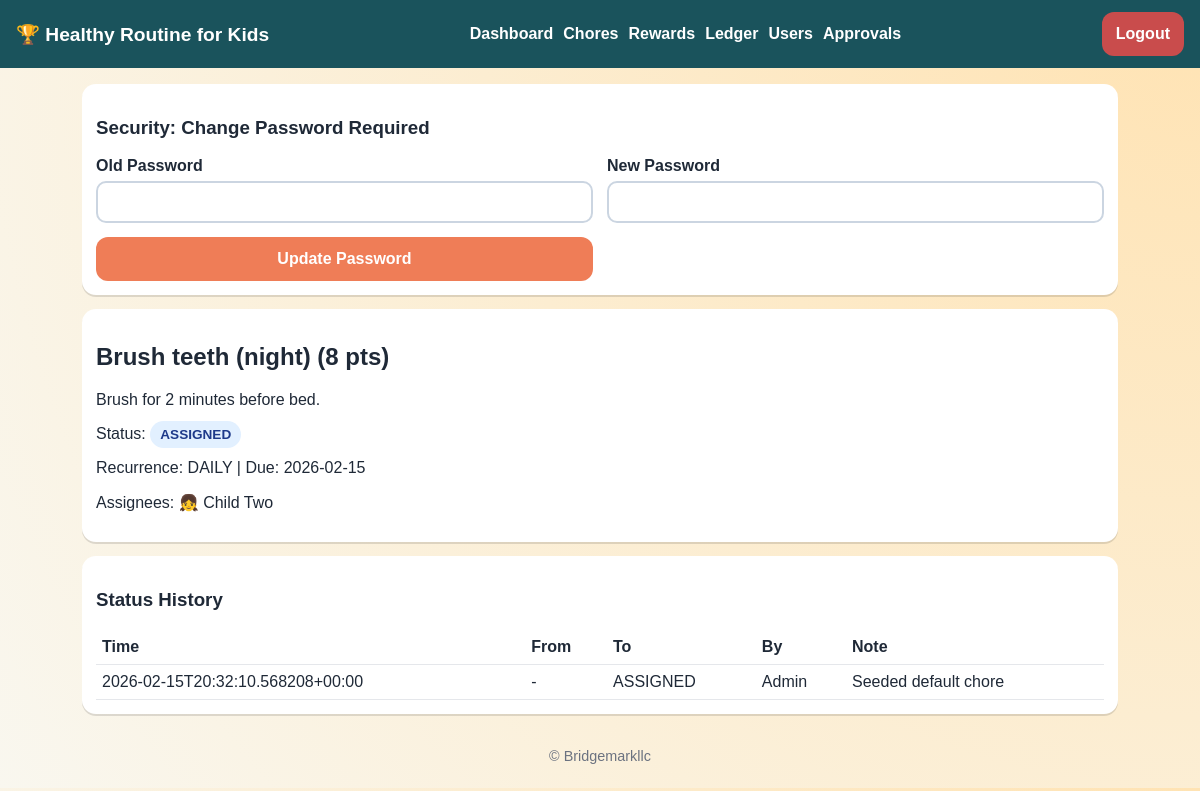
/chores/2 (signed in), run on the app's committed database.
### tables this page shows
CREATE TABLE chores (
            id INTEGER PRIMARY KEY AUTOINCREMENT,
            title TEXT NOT NULL,
            description TEXT,
            points INTEGER NOT NULL CHECK(points >= 0),
            recurrence TEXT NOT NULL CHECK(recurrence IN ('NONE','DAILY','WEEKLY')) DEFAULT 'NONE',
            due_date TEXT,
            status TEXT NOT NULL CHECK(status IN ('ASSIGNED','DONE_PENDING','APPROVED','REJECTED')) DEFAULT 'ASSIGNED',
            created_by INTEGER NOT NULL,
            created_at TEXT NOT NULL,
            FOREIGN KEY(created_by) REFERENCES users(id)
        );

CREATE TABLE users (
            id INTEGER PRIMARY KEY AUTOINCREMENT,
            username TEXT NOT NULL UNIQUE,
            display_name TEXT NOT NULL,
            role TEXT NOT NULL CHECK(role IN ('ADMIN','PARENT','CHILD')),
            password_hash TEXT NOT NULL,
            avatar TEXT NOT NULL DEFAULT '🙂',
            is_active INTEGER NOT NULL DEFAULT 1,
            must_change_password INTEGER NOT NULL DEFAULT 0,
            created_at TEXT NOT NULL
        );

CREATE TABLE chore_events (
            id INTEGER PRIMARY KEY AUTOINCREMENT,
            chore_id INTEGER NOT NULL,
            from_status TEXT,
            to_status TEXT NOT NULL,
            actor_user_id INTEGER NOT NULL,
            note TEXT,
            created_at TEXT NOT NULL,
            FOREIGN KEY(chore_id) REFERENCES chores(id) ON DELETE CASCADE,
            FOREIGN KEY(actor_user_id) REFERENCES users(id)
        );

### app/main.py (the view)
@app.get("/chores/{chore_id}")
def chore_detail_page(request: Request, chore_id: int):
    user = _require_login(request)
    conn = request.state.conn
    chore = get_chore(conn, chore_id)
    if user["role"] == ROLE_CHILD and user["id"] not in [a["id"] for a in chore["assignees"]]:
        raise HTTPException(status_code=403, detail="Not allowed")
    return templates.TemplateResponse("chore_detail.html", _ctx(request, chore=chore))

### app/db.py (called while the page is built)
def get_db_path() -> str:
    return os.getenv("APP_DB_PATH", "/data/app.db")

def connect(db_path: str | None = None) -> sqlite3.Connection:
    path = db_path or get_db_path()
    conn = sqlite3.connect(path, check_same_thread=False)
    conn.row_factory = sqlite3.Row
    conn.execute("PRAGMA foreign_keys = ON")
    return conn

### app/main.py (called while the page is built)
@app.middleware("http")
async def attach_user(request: Request, call_next):
    conn = connect()
    request.state.conn = conn
    request.state.user = None
    try:
        response = await call_next(request)
    finally:
        conn.close()
    return response

def _current_user(request: Request):
    if getattr(request.state, "user", None):
        return request.state.user
    if "session" not in request.scope:
        return None
    user_id = request.session.get("user_id")
    if not user_id:
        return None
    user = get_user(request.state.conn, int(user_id))
    if not user or not user["is_active"]:
        request.session.clear()
        return None
    request.state.user = user
    return user

def _require_login(request: Request):
    user = _current_user(request)
    if not user:
        raise HTTPException(status_code=401, detail="Authentication required")
    return user

def _ctx(request: Request, **kwargs: Any) -> dict[str, Any]:
    user = _current_user(request)
    return {
        "request": request,
        "user": user,
        "is_admin": bool(user and user["role"] == ROLE_ADMIN),
        "is_parent": bool(user and user["role"] == ROLE_PARENT),
        "is_child": bool(user and user["role"] == ROLE_CHILD),
        **kwargs,
    }

### app/services/core.py (called while the page is built)
def row_to_dict(row: sqlite3.Row | None) -> dict[str, Any] | None:
    if row is None:
        return None
    return {k: row[k] for k in row.keys()}

def get_user(conn: sqlite3.Connection, user_id: int) -> dict[str, Any] | None:
    row = conn.execute("SELECT * FROM users WHERE id = ?", (user_id,)).fetchone()
    return row_to_dict(row)

### app/templates/chore_detail.html
{% extends "base.html" %}
{% block content %}
<section class="card">
  <h2>{{ chore.title }} ({{ chore.points }} pts)</h2>
  <p>{{ chore.description or "No description" }}</p>
  <p>Status: <span class="pill">{{ chore.status }}</span></p>
  <p>Recurrence: {{ chore.recurrence }} | Due: {{ chore.due_date or "None" }}</p>
  <p>Assignees:
    {% for a in chore.assignees %}
      {{ a.avatar }} {{ a.display_name }}
    {% endfor %}
  </p>
</section>
<section class="card">
  <h3>Status History</h3>
  <table class="table">
    <tr><th>Time</th><th>From</th><th>To</th><th>By</th><th>Note</th></tr>
    {% for e in chore.events %}
    <tr><td>{{ e.created_at }}</td><td>{{ e.from_status or "-" }}</td><td>{{ e.to_status }}</td><td>{{ e.actor_name }}</td><td>{{ e.note or "" }}</td></tr>
    {% endfor %}
  </table>
</section>
{% endblock %}

### app/static/styles.css (style rules this page uses)
:root { --bg: #f9f7ef; --card: #ffffff; --ink: #1f2937; --accent: #ef7d57; --accent-2: #6ab187; --danger: #c94c4c; --muted: #6b7280; }
* { box-sizing: border-box; }
body { margin: 0; font-family: "Trebuchet MS", "Verdana", sans-serif; color: var(--ink); background: radial-gradient(circle at top right, #ffe3b3, var(--bg)); }
.card { background: var(--card); border-radius: 14px; padding: 14px; box-shadow: 0 2px 0 rgba(0,0,0,0.12); margin-bottom: 14px; }
.pill { background: #e2f0ff; color: #1e3a8a; border-radius: 999px; padding: 6px 10px; font-size: 0.85rem; font-weight: 700; }
.table { width: 100%; border-collapse: collapse; }
.table th, .table td { border-bottom: 1px solid #e5e7eb; text-align: left; padding: 8px 6px; vertical-align: top; }

### data on the page
chores: title "Brush teeth (night)", points "8", description "Brush for 2 minutes before bed.", status "ASSIGNED", recurrence "DAILY", due_date "2026-02-15"
users: avatar "👧", display_name "Child Two"
chore_events: created_at "2026-02-15T20:32:10.568208+00:00", from_status "-", to_status "ASSIGNED", actor_name "Admin", note "Seeded default chore"
